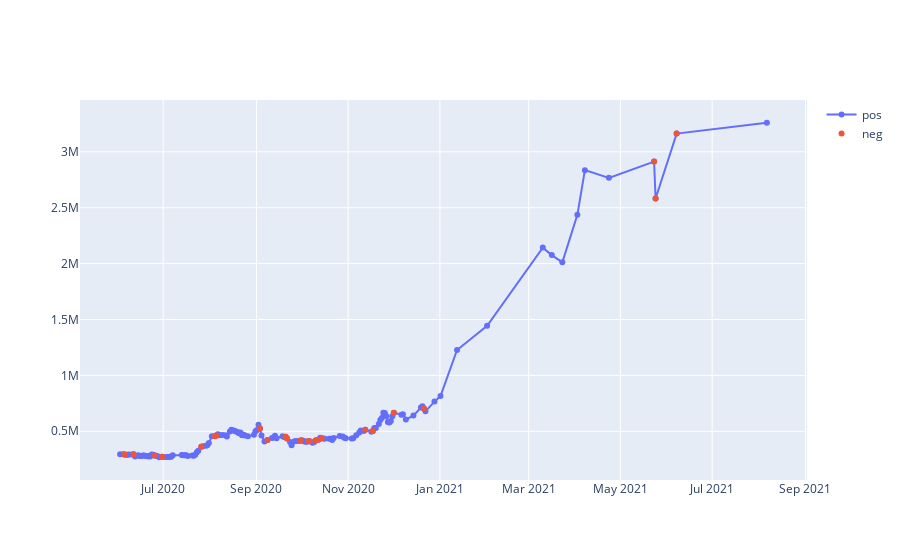

Write notebook code for a chart like this one.
### Code cell
import plotly.graph_objects as go

fig = go.Figure()
# fig.add_trace(go.Scatter(x=result.index, y=result['open']))
fig.add_trace(go.Scatter(x=result.index, y=result['open'], mode='lines+markers', name='pos'))
fig.add_trace(go.Scatter(x=result[result['sentiment'] == 'neg'].index, y=result[result['sentiment'] == 'neg']['open'], mode='markers', name='neg'))
fig.show()

### Figure 1 — Plotly figure (JSON) as saved in the notebook; plotly's stock layout.template omitted (floating-point values rounded to 4 significant figures; data arrays with more than 128 entries replaced by an {"elided": "..."} marker saying what was removed)
{"data": [{"mode": "lines+markers", "name": "pos", "type": "scatter", "x": {"elided": "155 str values"}, "y": {"elided": "155 int values"}}, {"mode": "markers", "name": "neg", "type": "scatter", "x": ["2020-06-05T09:00:00", "2020-06-11T09:00:00", "2020-06-25T09:00:00", "2020-06-30T09:00:00", "2020-07-26T09:00:00", "2020-08-04T09:00:00", "2020-08-05T09:00:00", "2020-09-03T09:00:00", "2020-09-08T09:00:00", "2020-09-20T09:00:00", "2020-09-21T09:00:00", "2020-09-30T09:00:00", "2020-10-05T09:00:00", "2020-10-06T09:00:00", "2020-10-10T09:00:00", "2020-10-11T09:00:00", "2020-10-14T09:00:00", "2020-11-12T09:00:00", "2020-11-17T09:00:00", "2020-12-01T09:00:00", "2020-12-21T09:00:00", "2021-05-23T09:00:00", "2021-05-24T09:00:00", "2021-06-07T09:00:00"], "y": [292750, 294100, 282950, 272200, 361000, 456500, 463400, 524400, 422300, 450100, 435350, 417700, 411250, 411250, 417650, 422000, 437900, 514600, 503100, 666000, 704000, 2913000, 2582000, 3163000]}], "layout": {}}
